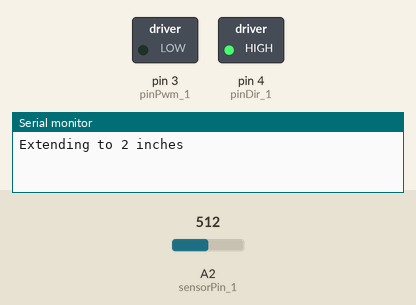
Recording of a sketch running on a simulated Arduino Uno, built with avr-gcc and run on an emulated ATmega328P. On the bench: switched loads named in the sketch (green lamp = pin HIGH), the last lines printed to the serial monitor. The inputs (shaded band) are chosen by the test bench; at power-on: A2 (sensorPin_1) = 512.

Above: at 3.2 s.
3.3 s: A2 (sensorPin_1) set to 163
At 5.0 s:
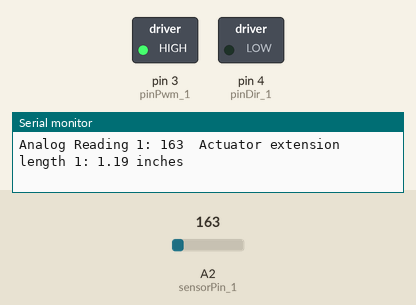
6.3 s: A2 (sensorPin_1) set to 134
At 9.7 s:
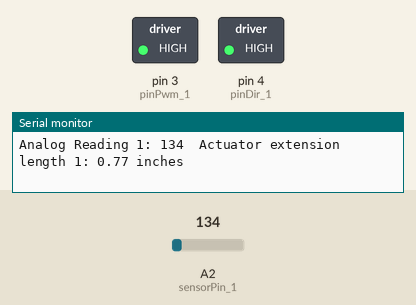
Timing chart, 0 to 11.2 s (numbered marks = the images above; inputs shaded):
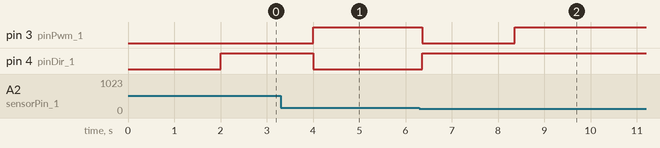

The sketch:

0.5inch_test.ino
```cpp
#include <elapsedMillis.h>
elapsedMillis timeElapsed;

/*******************************************************************************
 * IO DEFINITION                                                                *
 *******************************************************************************/

// PWM is connected to pin 3.
const int pinPwm_1 = 3;

// DIR is connected to pin 2.
const int pinDir_1 = 4;

// Pot sensor pin connected to A3
int sensorPin_1 = A2;

// PWM is connected to pin 3.
const int pinPwm_2 = 6;

// DIR is connected to pin 2.
const int pinDir_2 = 8;

// Pot sensor pin connected to A3
int sensorPin_2 = A3;

/*******************************************
************************************
 * PRIVATE GLOBAL VARIABLES                                                     *
 *******************************************************************************/

// Speed of the motor.
static int Speed = 255;

int sensorVal_1;
int sensorVal_2;

int req_analogVal;
float strokeLength = 2.0;
float extensionLength_1;
float extensionLength_2;

int maxAnalogReading;
int minAnalogReading;

/*******************************************************************************
 * FUNCTIONS                                                                    *
 *******************************************************************************/

// The setup routine runs once when you press reset.
void setup() {
  // Initialize the PWM and DIR pins as digital outputs.
  pinMode(pinPwm_1, OUTPUT);
  pinMode(pinDir_1, OUTPUT);
  pinMode(sensorPin_1, INPUT);

  Serial.begin(9600);

  //wait for ready
//  Serial.println(F("\nSend any character to begin DMP programming and demo: "));
//  while (Serial.available() && Serial.read()); // empty buffer
//  while (!Serial.available());                 // wait for data
//  while (Serial.available() && Serial.read()); // empty buffer again

  delay(2000);

  maxAnalogReading = 220;
  minAnalogReading = 80;
}

// The loop routine runs over and over again forever.
void loop() {

//  Serial.println("Retracting...");
//  sensorVal_1 = analogRead(sensorPin_1);
//  while(sensorVal_1 > minAnalogReading){
//    driveActuator_1(-1, Speed);
//    displayOutput();
//    delay(20);
//  }
//  driveActuator_1(0, Speed);
//  delay(1000);

//  driveActuator_1(1, Speed);
//  delay(1000);
//  driveActuator_1(0, Speed);
//  delay(1000);
//  driveActuator_1(-1, Speed);
//  delay(1000);
//  driveActuator_1(0, Speed);
//  delay(1000);


  Serial.println("Extending to 2 inches");
  req_analogVal = mapLength2Analog(2, float(minAnalogReading), float(maxAnalogReading), 0.0, strokeLength);
  sensorVal_1 = analogRead(sensorPin_1);
  while(sensorVal_1 < req_analogVal){
    driveActuator_1(1, Speed);
    displayOutput();
    delay(20);
  }
  driveActuator_1(0, Speed);
  delay(2000);

  Serial.println("Retracting to 1");
  req_analogVal = mapLength2Analog(1, float(minAnalogReading), float(maxAnalogReading), 0.0, strokeLength);
  sensorVal_1 = analogRead(sensorPin_1);
  while(sensorVal_1 > req_analogVal){
    driveActuator_1(-1, Speed);
    displayOutput();
    delay(20);
  }
  driveActuator_1(0, Speed);
  delay(2000);

//  Serial.println("Retracting...");
//  sensorVal_1 = analogRead(sensorPin_1);
//  while(sensorVal_1 > minAnalogReading){
//    driveActuator_1(-1, Speed);
//    displayOutput();
//    delay(20);
//  }
//  driveActuator_1(0, Speed);
//  delay(1000);
}

//// Function to get the maximum potentiometer output
//int moveToLimit(int Direction) {
//  int prevReading = 0;
//  int currReading = 0;
//
//  driveActuator(Direction, Speed);
//  delay(2000);
//  currReading = analogRead(sensorPin);
//
//  return currReading;
//
////  do {
////    prevReading = currReading;
////    driveActuator(Direction, Speed);
////    timeElapsed = 0;
////    while(timeElapsed < 200){ delay(1);}           //keep moving until analog reading remains the same for 200ms
////    currReading = analogRead(sensorPin);
////  }while(prevReading != currReading);
////  return currReading;
//}

float mapfloat(float x, float inputMin, float inputMax, float outputMin, float outputMax){
  return (x-inputMin)*(outputMax - outputMin)/(inputMax - inputMin)+outputMin;
}

float mapLength2Analog (float y, float inputMin, float inputMax, float outputMin, float outputMax) {
  return (y-outputMin)/((outputMax - outputMin)/(inputMax - inputMin)) + inputMin;
}

void displayOutput(){
  sensorVal_1 = analogRead(sensorPin_1);
  extensionLength_1 = mapfloat(sensorVal_1, float(minAnalogReading), float(maxAnalogReading), 0.0, strokeLength);
  Serial.print("Analog Reading 1: ");
  Serial.print(sensorVal_1);
  Serial.print("\tActuator extension length 1: ");
  Serial.print(extensionLength_1);
  Serial.println(" inches");
}

// Wrapper function to drive actuation
void driveActuator_1(int Direction, int Speed){
  switch(Direction){
    case 1:       //extension
      analogWrite(pinPwm_1, Speed);
      digitalWrite(pinDir_1, HIGH);
      break;

    case 0:       //stopping
      analogWrite(pinPwm_1, 0);
      digitalWrite(pinDir_1, HIGH);
      break;

    case -1:      //retraction
      analogWrite(pinPwm_1, Speed);
      digitalWrite(pinDir_1, LOW);
      break;
  }
}

// Wrapper function to drive actuation
void driveActuator_2(int Direction, int Speed){
  switch(Direction){
    case 1:       //extension
      analogWrite(pinPwm_2, Speed);
      digitalWrite(pinDir_2, HIGH);
      break;

    case 0:       //stopping
      analogWrite(pinPwm_2, 0);
      digitalWrite(pinDir_2, HIGH);
      break;

    case -1:      //retraction
      analogWrite(pinPwm_2, Speed);
      digitalWrite(pinDir_2, LOW);
      break;
  }
}
```

Measured:
- the behaviour switches between 151 and 150 on A2 (sensorPin_1) (found by bisection; images 1 and 2)
- after the input at 6.3 s, pin 3 (pinPwm_1): HIGH → LOW after 0.07 s, → HIGH 2.0 s later; pin 4 (pinDir_1): LOW → HIGH after 0.07 s
